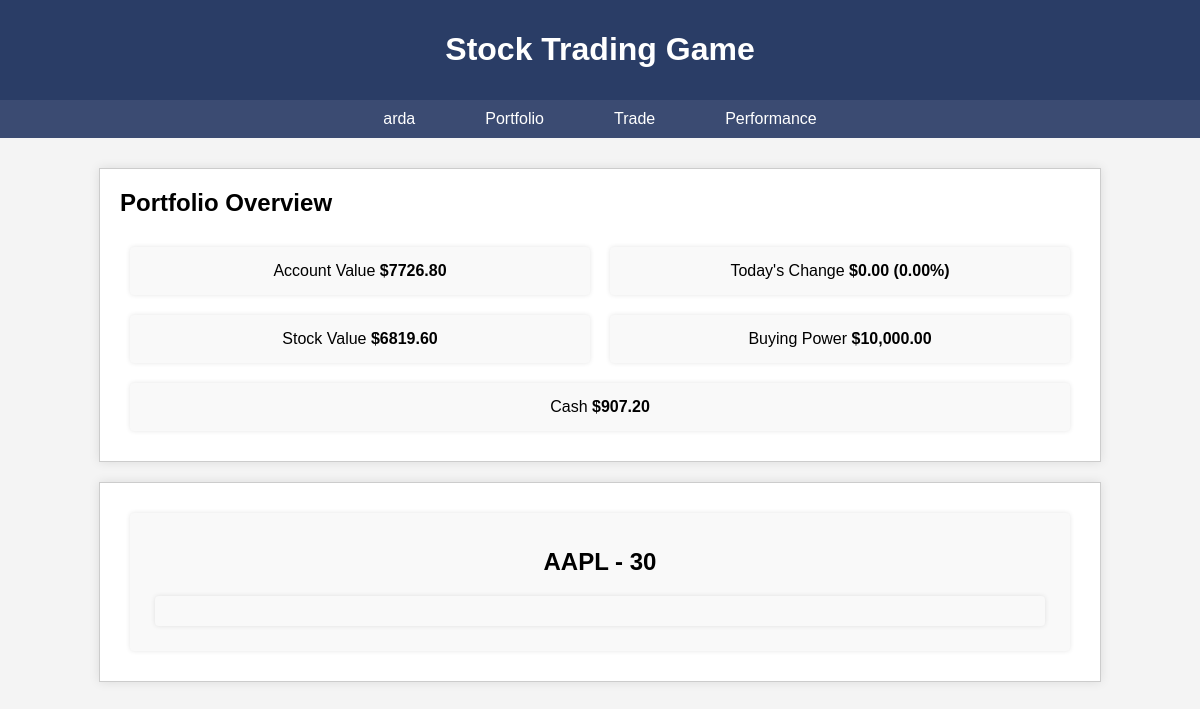
The page / (signed in) on the database as committed earlier.
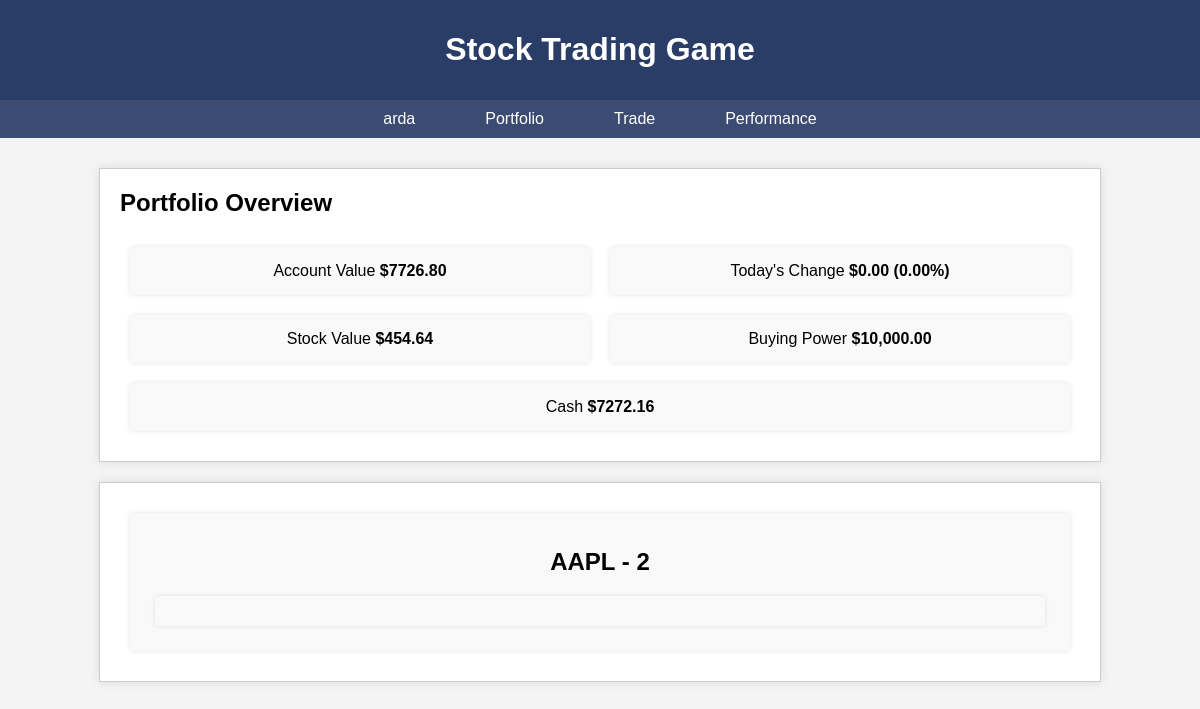
The same page on the database as committed later.
### accounts/models.py (models this page shows, shortened)
class stock_user(AbstractUser):
    money = models.DecimalField(default=10000.00, decimal_places=2, max_digits=10)
    def get_total_stock_value(self):
        total_value = 0
        stock_users = UserStock.objects.filter(user=self)
        for stock_user in stock_users:
            total_value += stock_user.quantity * stock_user.stock.price
        return total_value

class UserStock(models.Model):
    user = models.ForeignKey(stock_user, on_delete=models.CASCADE)
    stock = models.ForeignKey(Stock, on_delete=models.CASCADE)
    quantity = models.PositiveIntegerField(default=0)

class Stock(models.Model):
    SYMBOL_CHOICES = [
        ('AAPL', 'Apple Inc.'),
        ('MSFT', 'Microsoft Corporation'),
        ('AMZN', 'Amazon.com Inc.'),
        ('GOOGL', 'Alphabet Inc.'),
        ('TSLA', 'Tesla, Inc.'),
        ('META', 'Meta Platforms, Inc.'),
        ('NVDA', 'NVIDIA Corporation'),
        ('KO', 'Coca-Cola Company'),
        ('INTC', 'Intel Corporation'),
        ('V', 'Visa Inc.'),
    ]
    symbol = models.CharField(max_length=10, choices=SYMBOL_CHOICES, unique=True)
    price = models.DecimalField(max_digits=8, decimal_places=2, default=0.00)
    def __str__(self):
        return self.symbol

### Content/views.py (the view)
# urls.py: path('',views.index,name='index'),
@login_required
def index(request):
    user = request.user
    user_instance = stock_user.objects.get(id=user.id)
    user_money = user_instance.get_total_stock_value() + user.money
    stock_value = user_instance.get_total_stock_value()
    user_cash = user.money
    made_money = user_money - 10000
    user_stocks = UserStock.objects.filter(user=user)
    return render(request, 'Content/index.html', {
        'user_money': user_money,
        'stock_value':stock_value,
        'user_cash':user_cash,
        'made_money':made_money,
        'user_stocks':user_stocks
    })

### Content/templates/Content/index.html (shortened to what this page needs)
{% extends 'Content/base.html' %}
{% load static %}
{% block title %}
<link rel="stylesheet" href="{% static 'Content/css/index.css' %}">
{% endblock title %}
{% block body %}
<header>
    <h1>Stock Trading Game</h1>
</header>
<nav>
    <ul>
        <li><a style="cursor: pointer">{{ user.username }}</a></li>
        <li><a href="{% url 'Content:index' %}">Portfolio</a></li>
        <li><a href="{% url 'Content:trade' %}">Trade</a></li>
        <li><a href="#performance">Performance</a></li>
    </ul>
</nav>
<main>
    <section id="portfolio">
        <h2>Portfolio Overview</h2>
        <div class="overview">
            <div class="overview-item">
                <span>Account Value</span>
                <strong>${{user_money}}</strong>
            </div>
            <div class="overview-item">
                <span>Today's Change</span>
                <strong>$0.00 (0.00%)</strong>
            </div>
            <div class="overview-item">
                <span>Stock Value</span>
                <strong>${{ stock_value }}</strong>
            </div>
            <div class="overview-item">
                <span>Buying Power</span>
                <strong>$10,000.00</strong>
            </div>
            <div class="overview-item">
                <span>Cash</span>
                <strong>${{user_cash}}</strong>
            </div>
        </div>
    </section>
    <section>
        <div class="overview">
                {% for stock in user_stocks %}
                    <div class="overview-item">
                        <h1>{{stock.stock}} - {{stock.quantity}}</h1>
                    <div class="overview-item">
                {% endfor %}
            </div>
        </div>
    </section>
</main>
{% endblock body %}

Rows that differ between the two databases and show on the page:
changed stock_user "arda": money "907.20" → "7272.16"
changed UserStock "AAPL": quantity "30" → "2"
Other text that changed with them:
{{ stock_value }}: "6819.60" → "454.64"
